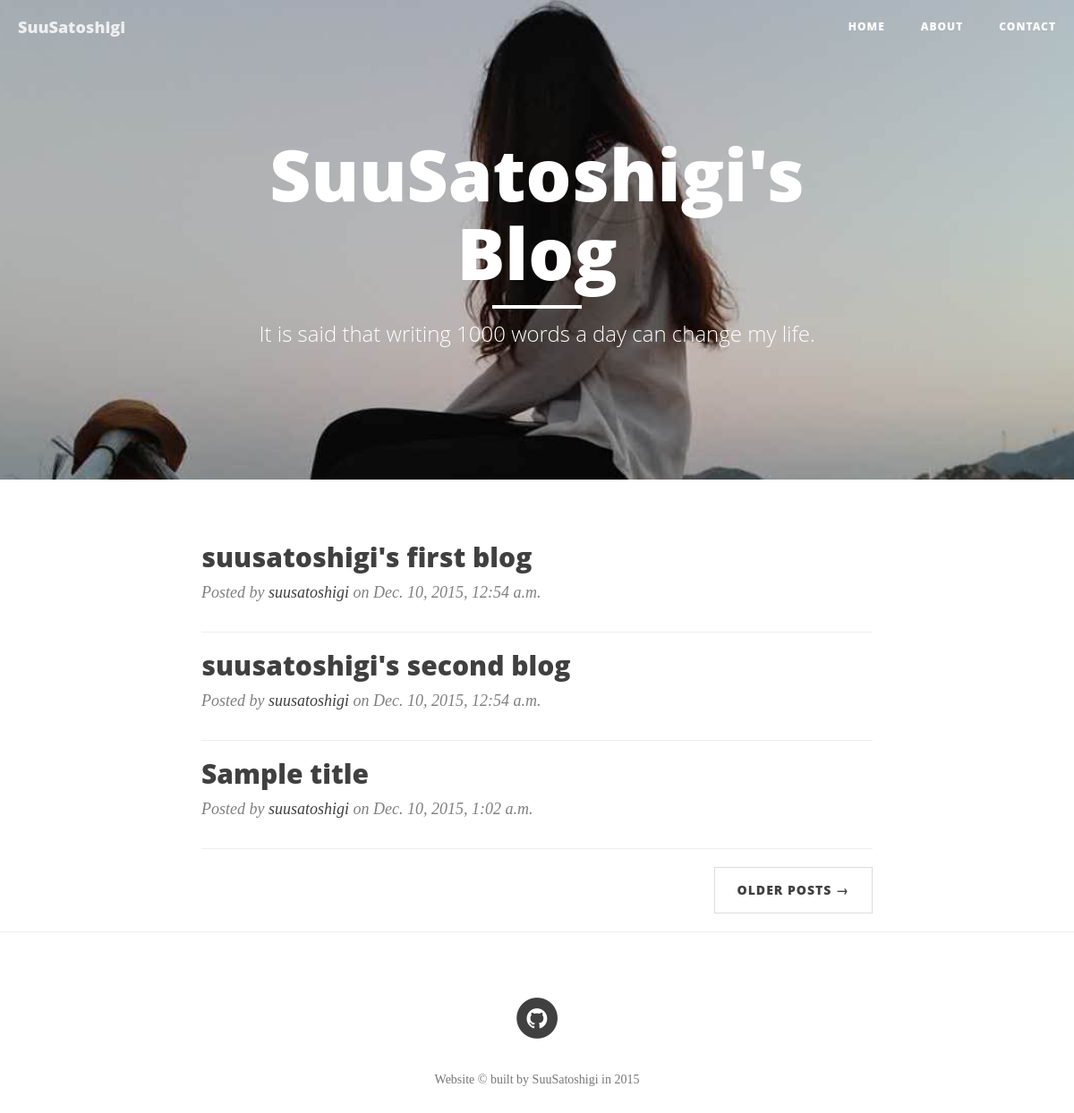
/, run on an earlier commit of the app's database.
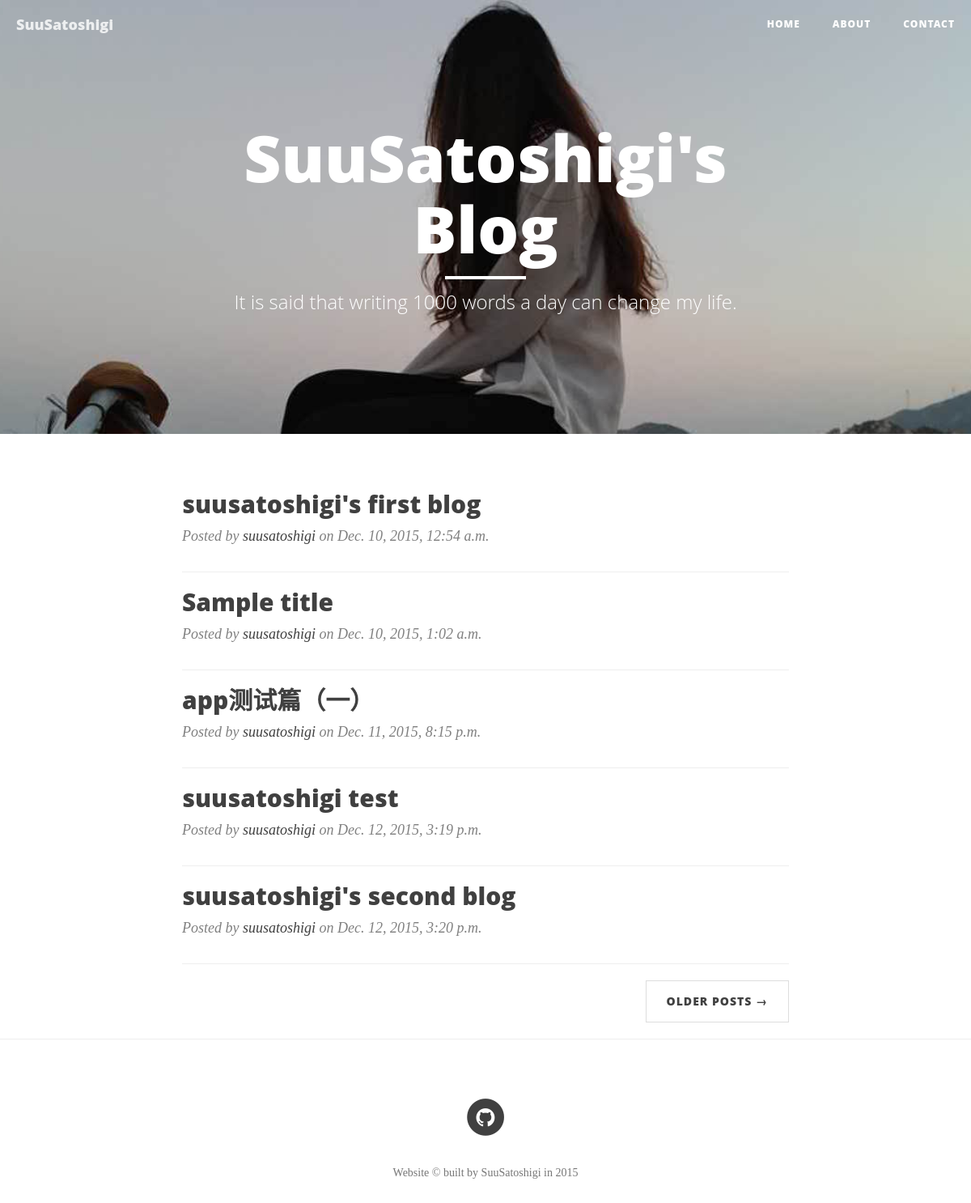
And on a later commit of the database.
### blog/models.py (models this page shows, shortened)
class Post(models.Model):
    author = models.ForeignKey('auth.User')
    title = models.CharField(max_length=200)
    text = models.TextField()
    created_date = models.DateTimeField(
            default=timezone.now)
    published_date = models.DateTimeField(
            blank=True, null=True)

### blog/views.py (the view)
# urls.py: url(r'^$',views.post_list,name='post_list'),
def post_list(request):
	posts = Post.objects.filter(published_date__lte=timezone.now()).order_by('published_date')
	return render(request, 'blog/post_list.html', {'posts':posts})

### blog/templates/blog/post_list.html (shortened to what this page needs)
{% extends 'blog/index.html' %}
{% block title %}
 <h1>SuuSatoshigi's Blog</h1>
	<hr class="small">
	<span class="subheading">It is said that writing 1000 words a day can change my life.</span>
{% endblock title %}
{% block content %}
    {% for post in posts %}
    <a href="post.html">
        <h2 class="post-title">
            <a href="{% url 'post_detail' pk=post.pk %}">{{ post.title }}</a>
        </h2>
    </a>
    <p class="post-meta">Posted by <a href="#">{{ post.author }}</a> on  {{ post.published_date }}</p>
    <hr>
    {% endfor %}
{% endblock content %}

### blog/templates/blog/index.html (shortened to what this page needs)
{% load staticfiles %}
<!DOCTYPE html>
<html lang="en">
<head>
    <link rel="stylesheet" href="{% static 'css/bootstrap.min.css' %}">
    <link href="{% static 'css/clean-blog.min.css' %}" rel="stylesheet">
    <link href="http://maxcdn.bootstrapcdn.com/font-awesome/4.1.0/css/font-awesome.min.css" rel="stylesheet" type="text/css">
    <link href='http://fonts.useso.com/css?family=Open+Sans:300,400,600&subset=latin,latin-ext' rel='stylesheet'>
    <link rel="stylesheet" href="{% static 'css/blog.css' %}">
</head>
<body>
    <nav class="navbar navbar-default navbar-custom navbar-fixed-top">
        <div class="container-fluid">
            <div class="navbar-header page-scroll">
                <a class="navbar-brand" href="{% url 'post_list' %}">SuuSatoshigi</a>
            </div>
            <div class="collapse navbar-collapse" id="bs-example-navbar-collapse-1">
                <ul class="nav navbar-nav navbar-right">
                    <li>
                        <a href="{% url 'post_list' %}">Home</a>
                    </li>
                    <li>
                        <a href="{% url 'personal_resume' %}">About</a>
                    </li>
                    <li>
                        <a href="https://suusatoshigi.github.io">Contact</a>
                    </li>
                </ul>
            </div>
        </div>
    </nav>
    <header class="intro-header" style="background-image: url('{% static 'img/home-bg.jpg' %}')">
        <div class="container">
            <div class="row">
                <div class="col-lg-8 col-lg-offset-2 col-md-10 col-md-offset-1">
                    <div class="site-heading">
                        {% block title %}
                        {% endblock %}
                    </div>
                </div>
            </div>
        </div>
    </header>
    <div class="container">
        <div class="row">
            <div class="col-lg-8 col-lg-offset-2 col-md-10 col-md-offset-1">
                <div class="post-preview">
                {% block content %}
                {% endblock %}
                </div>
                <ul class="pager">
                    <li class="next">
                        <a href="#">Older Posts &rarr;</a>
                    </li>
                </ul>
            </div>
        </div>
    </div>
    <hr>
    <footer>
        <div class="container">
            <div class="row">
                <div class="col-lg-8 col-lg-offset-2 col-md-10 col-md-offset-1">
                    <ul class="list-inline text-center">
                        <li>
                            <a href="https://github.com/SuuSatoshigi">
                                <span class="fa-stack fa-lg">
                                    <i class="fa fa-circle fa-stack-2x"></i>
                                    <i class="fa fa-github fa-stack-1x fa-inverse"></i>
                                </span>
                            </a>
                        </li>
                    </ul>
                    <p class="copyright text-muted">Website &copy; built by SuuSatoshigi in 2015</p>
                </div>
            </div>
        </div>
    </footer>
</body>
</html>

What changed in the data, as far as the page shows it:
shown differently, row unchanged: Post "Sample title": moves up the list
added Post: title "app测试篇（一）", author "suusatoshigi", published_date "Dec. 11, 2015, 8:15 p.m."
added Post: title "suusatoshigi test", author "suusatoshigi", published_date "Dec. 12, 2015, 3:19 p.m."
changed Post "suusatoshigi's second blog": published_date "Dec. 10, 2015, 12:54 a.m." → "Dec. 12, 2015, 3:20 p.m."
